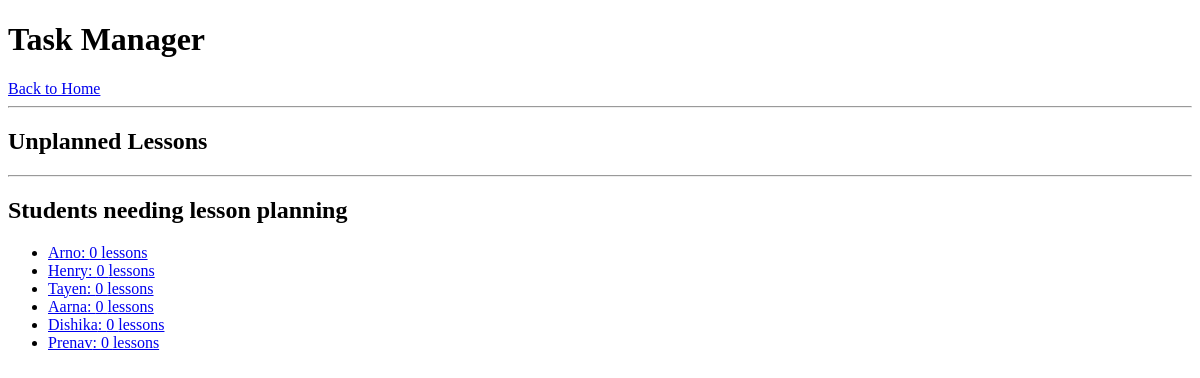
The page /task_manager on the database as committed earlier.
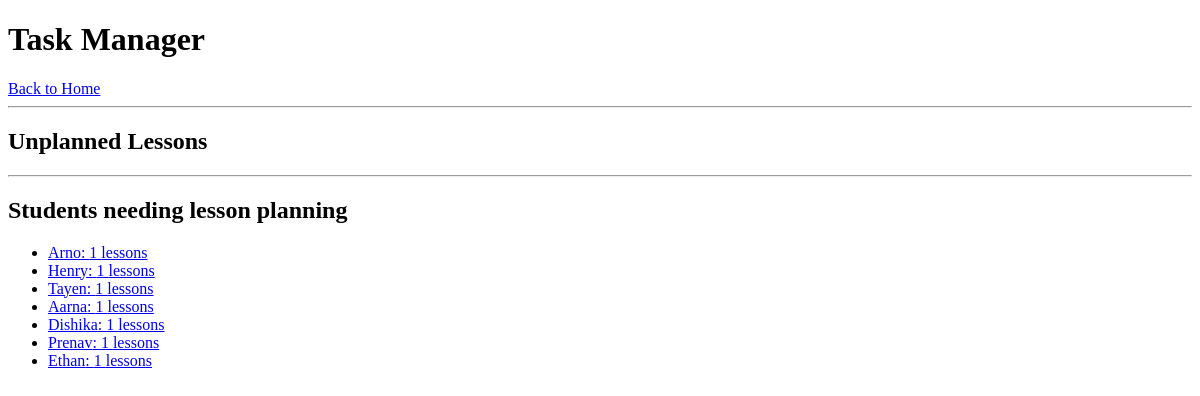
The same page on the database as committed later.
### app.py (models this page shows)
class Student(db.Model):
    id = db.Column(db.Integer, primary_key=True)
    name = db.Column(db.String(100), nullable=False)
    parent_contact = db.Column(db.String(100), default='')
    student_contact = db.Column(db.String(100), default='')
    created_at = db.Column(db.DateTime, default=datetime.utcnow)
    lessons_taken = db.Column(db.Integer, default=0)
    lessons_credited = db.Column(db.Integer, default=0)
    scheduled_lesson_ids = db.Column(db.JSON, default=[])
    general_notes = db.Column(db.String(200), default='')
    schedule = db.Column(db.JSON, default=[]) # Store schedule as a JSON array of strings
    meeting_link = db.Column(db.String(200), nullable=True)
    def __repr__(self):
        return f'<Student {self.name}, {self.id}, Scheduled Lessons: {self.scheduled_lesson_ids}>'

### app.py (the view)
@app.route('/task_manager')
def task_manager():
    students = Student.query.filter(Student.schedule != []).all()
    unplanned_lessons = Lesson.query.filter_by(lesson_notes='', lesson_work='', completed=False).order_by(Lesson.lesson_date).all()
    students.sort(key=lambda s: len(s.scheduled_lesson_ids), reverse=False)
    print(students)
    return render_template('task manager.html', students=students, unplanned_lessons=unplanned_lessons)

### templates/task manager.html (shortened to what this page needs)
<!DOCTYPE html>
<html lang="en">
<head>
</head>
<body>
    <h1>Task Manager</h1>
    <a href="{{url_for('index')}}">Back to Home</a>
    <hr>
    <h2>Unplanned Lessons</h2>
    <hr>
    <h2>Students needing lesson planning</h2>
    <ul>
        {% for student in students %}
            <li><a href="{{ url_for('lesson_planner_create_lesson', student_id=student.id) }}">{{ student.name }}: {{ student.scheduled_lesson_ids | length }} lessons</a></li>
        {% endfor %}
    </ul>
</body>
</html>

Rows that differ between the two databases and show on the page:
changed Student "Arno": scheduled_lesson_ids|length "0" → "1"
changed Student "Henry": scheduled_lesson_ids|length "0" → "1"
changed Student "Tayen": scheduled_lesson_ids|length "0" → "1"
changed Student "Aarna": scheduled_lesson_ids|length "0" → "1"
changed Student "Dishika": scheduled_lesson_ids|length "0" → "1"
changed Student "Prenav": scheduled_lesson_ids|length "0" → "1"
added Student: name "Ethan", scheduled_lesson_ids|length "1"
